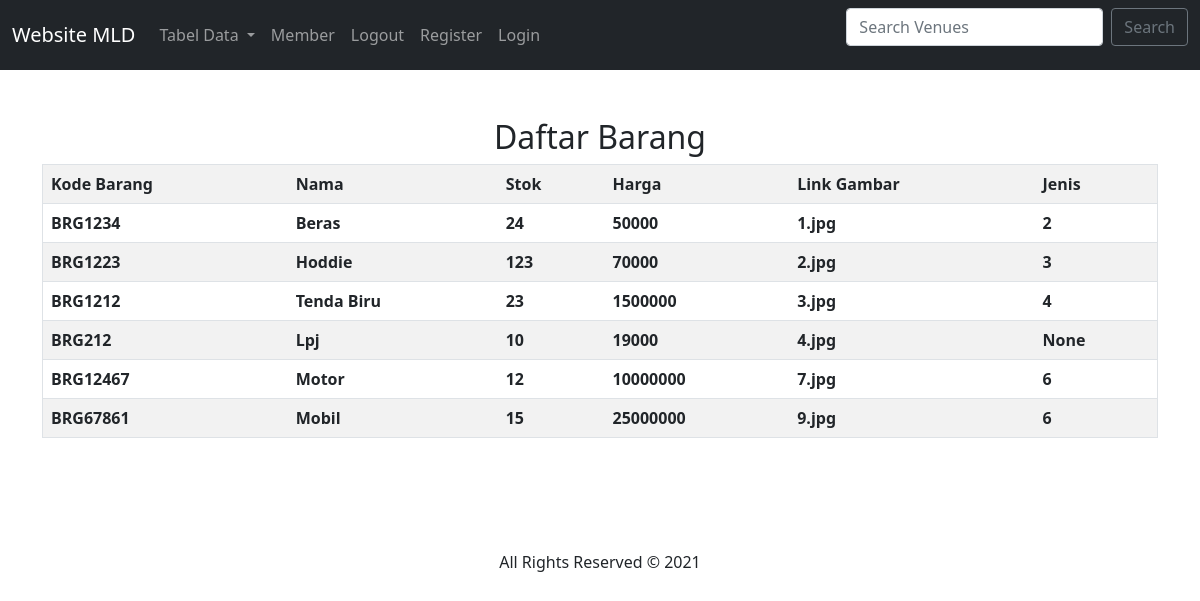
The page /Vbrg/ on the database its author committed.
### dashboard/models.py (models this page shows, shortened)
class Barang(models.Model):
    kodebrg=models.CharField(max_length=8, default="BRG")
    nama=models.CharField(max_length=50)
    stok=models.IntegerField()
    harga=models.BigIntegerField()
    link_gbr=models.CharField(max_length=150, blank=True)
    waktu_posting=models.DateTimeField(auto_now_add=True)
    jenis_id=models.ForeignKey(Jenis, on_delete=models.CASCADE,null=True)

### dashboard/views.py (the view)
# urls.py: path('Vbrg/',Barang_View, name = "Vbrg"),
def Barang_View(request):
    barangs=Barang.objects.all()
    konteks={
        'barangs':barangs,
    }
    return render(request,'tampil_brg.html',konteks)

### templates/tampil_brg.html (shortened to what this page needs)
<link href="https://cdn.jsdelivr.net/npm/bootstrap@5.0.2/dist/css/bootstrap.min.css" rel="stylesheet">
{% load static %}
{% block content %}
<!DOCTYPE html>
<html lang="en">
  <head>
    <link
      href="https://cdn.jsdelivr.net/npm/bootstrap@5.0.0-beta3/dist/css/bootstrap.min.css"
      rel="stylesheet"
    />
    <link
      rel="stylesheet"
      href="https://pro.fontawesome.com/releases/v5.10.0/css/all.css"
    />
    <link rel="stylesheet" href="{% static 'css/style.css'%}" />
  </head>
  <body>
    <nav class="navbar navbar-expand-lg navbar-dark bg-dark">
      <div class="container-fluid">
        <a class="navbar-brand" href="{% url 'index' %}">Website MLD</a>
        <div class="collapse navbar-collapse" id="navbarSupportedContent">
          <ul class="navbar-nav me-auto mb-2 mb-lg-0">
            <li class="nav-item dropdown">
              <a class="nav-link dropdown-toggle" href="#" id="navbarDropdown" role="button" data-bs-toggle="dropdown" aria-expanded="false">
                Tabel Data
              </a>
            </li>
              <li class="nav-item">
              <a class="nav-link" href="{% url 'member' %}">Member</a>
            </li>
            <li class="nav-item">
              <a class="nav-link" href="#">Logout</a>
            </li>
            <li class="nav-item">
              <a class="nav-link" href="#">Register</a>
            </li>
            <li class="nav-item">
              <a class="nav-link" href="#">Login</a>
            </li>
          </ul>
          <form class="d-flex" method=POST action="#">
            <input class="form-control me-2" type="search" placeholder="Search Venues" aria-label="Search" name="searched">
            <button class="btn btn-outline-secondary" type="submit">Search</button>
          </form>
        </div>
      </div>
    </nav>
    <div class="container-fluid layanan pt-5 pb-5">
      <div class="container text-center">
        <h2 class="align-center">Daftar Barang</h2>
        <table border="1" class="table table-striped">
            <tr>
                <th>Kode Barang</th>
                <th>Nama</th>
                <th>Stok</th>
                <th>Harga</th>
                <th>Link Gambar</th>
                <th>Jenis</th>
            </tr>
        {% for Barang in barangs %}
        <tr>
            <th>{{ Barang.kodebrg }}</th>
            <th>{{ Barang.nama }}</th>
            <th>{{ Barang.stok }}</th>
            <th>{{ Barang.harga }}</th>
            <th>{{ Barang.link_gbr }}</th>
            <th>{{ Barang.jenis_id_id }}</th>
        </tr>
        {% endfor %}
        </table>
        {% endblock %}
        </div>
      </div>
    <div class="container text-center pt-5 pb-5">
      All Rights Reserved &copy; 2021
    </div>
  </body>
</html>

### rows shown on the page
Barang: kodebrg "BRG1234", nama "Beras", stok "24", harga "50000", link_gbr "1.jpg", jenis_id_id "2"
Barang: kodebrg "BRG1223", nama "Hoddie", stok "123", harga "70000", link_gbr "2.jpg", jenis_id_id "3"
Barang: kodebrg "BRG1212", nama "Tenda Biru", stok "23", harga "1500000", link_gbr "3.jpg", jenis_id_id "4"
Barang: kodebrg "BRG212", nama "Lpj", stok "10", harga "19000", link_gbr "4.jpg", jenis_id_id "None"
Barang: kodebrg "BRG12467", nama "Motor", stok "12", harga "10000000", link_gbr "7.jpg", jenis_id_id "6"
Barang: kodebrg "BRG67861", nama "Mobil", stok "15", harga "25000000", link_gbr "9.jpg", jenis_id_id "6"
